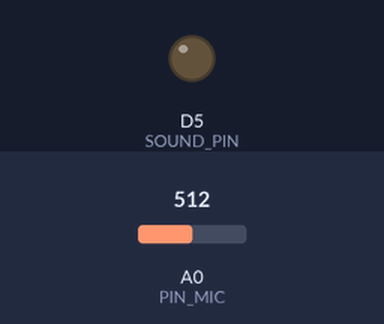
Bench run of a sketch on a simulated ESP8266 (NodeMCU). Shown: output pins drawn as LEDs (lit = HIGH). The inputs (shaded band) are chosen by the test bench; at power-on: A0 (PIN_MIC) = 512.

Above: at 0.2 s.
Timing chart, 0 to 1.7 s (numbered marks = the images above):
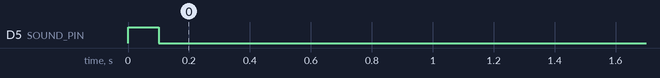

The sketch:

project_beacon.ino
```cpp
#include <ESP8266WiFi.h>
#include <espnow.h>
#include <Ticker.h>

#define TIMER_INTERVAL 5  // Минимальный стабильный интервал в микросекундах

volatile uint32_t counter = 0;
Ticker timer;

#define SOUND_PIN D5   //Пин, к которому подсоединен пьезодинамик
#define PIN_MIC A0     // Пин, к которому присоединен микрофон

uint8_t masterAddress[] = { 0x14, 0x2B, 0x2F, 0xC5, 0x5F, 0x44 };  // MAC-адрес ESP32

#define SET_STATUS_IDLE 8   //статус бездействие
#define WAIT_FOR_SIGNAL 7   //ожидание звука
#define DO_MAKE_SOUND 2     //издать звук
#define DO_UPDATE_DELAY 3   //обновить расхожение времени в микросекундах с сервером
#define NEED_RECALIBRATE 5  //маяк был передвинут

typedef struct {
  uint32_t timestamp;
  uint8_t id;
  uint8_t type;  //тип сообщения - получение звука или издание звука
} SlaveData;

typedef struct {
  uint32_t masterTime;
  uint8_t command;
} BeaconCommand;

struct __attribute__((packed)) TimeSyncPacket {
  uint32_t master_time;
  uint8_t beacon_id;
};

SlaveData myData;
int device_status = NEED_RECALIBRATE;
uint32_t timeOffset = 0;  // Смещение времени относительно ESP32
uint32_t s;
uint32_t max_noice;
uint32_t calibration_time;
uint32_t time_fixed;

void IRAM_ATTR timer_isr() {
  if (device_status == WAIT_FOR_SIGNAL) {
    time_fixed = micros();
    s = analogRead(PIN_MIC);  // Быстрая операция в прерывании
    if (s > max_noice + 50) {
      device_status = DO_UPDATE_DELAY;
    }
  }
}
void setup() {
  //Serial.begin(115200);
  system_update_cpu_freq(160);
  WiFi.mode(WIFI_AP_STA);
  WiFi.disconnect();
  if (esp_now_init() != 0) {
    return;
  }

  esp_now_set_self_role(ESP_NOW_ROLE_SLAVE);

  esp_now_register_recv_cb(OnDataRecv);

  myData.id = ESP.getChipId();  // Уникальный ID для каждого устройства
  pinMode(SOUND_PIN, OUTPUT);  //переводим пин в режим отправки информации

  //отправим на сервер сигнал о готовности
  myData.type = NEED_RECALIBRATE;
  esp_now_send(masterAddress, (uint8_t *)&myData, sizeof(myData));

  digitalWrite(SOUND_PIN, HIGH);  //издаем звук
  delay(100);                     //ожидание 100 мс
  digitalWrite(SOUND_PIN, LOW);   //выключаем звук
  calibration_time = millis();
  timer1_attachInterrupt(timer_isr);
  timer1_enable(TIM_DIV1, TIM_EDGE, TIM_LOOP);
  timer1_write(clockCyclesPerMicrosecond() * TIMER_INTERVAL);
}

void loop() {
  if (device_status == DO_UPDATE_DELAY) {
    device_status = SET_STATUS_IDLE;
    myData.timestamp = time_fixed + timeOffset;  // Корректировка времени с учетом смещения
    myData.type = WAIT_FOR_SIGNAL;
    WiFi.mode(WIFI_AP_STA);
    esp_now_send(masterAddress, (uint8_t *)&myData, sizeof(myData));
  }
  if (device_status == NEED_RECALIBRATE && calibration_time + 2000 > millis()) {
    s = analogRead(PIN_MIC);
    if (s > max_noice) {
      max_noice = s;
    }
  }
}

void OnDataRecv(uint8_t *mac, uint8_t *incomingData, uint8_t len) {
  if (len == sizeof(TimeSyncPacket)) {
    // Обработка синхронизации времени
    TimeSyncPacket *sync = (TimeSyncPacket *)incomingData;
    timeOffset = sync->master_time - micros();
  } else if (len == sizeof(BeaconCommand)) {
    BeaconCommand command;
    memcpy(&command, incomingData, sizeof(command));
    if (command.command == WAIT_FOR_SIGNAL) {
      device_status = WAIT_FOR_SIGNAL;
      WiFi.mode(WIFI_OFF);
    }
    if (command.command == SET_STATUS_IDLE) {
      device_status = SET_STATUS_IDLE;
    }
  }
}
```
